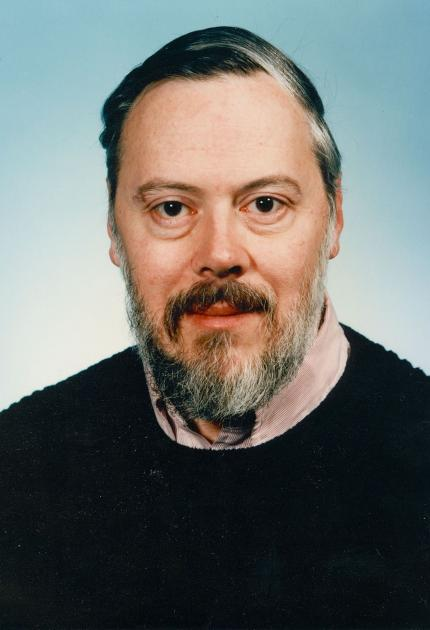
#> input picture Ritchie.jpg, 430 x 630 px
$ jupyter execute --allow-errors Data1.ipynb
#> lines starting #> are read from the running program, lines starting #| are printed output that depends on the picture
[cell 1]
i = 0
my_list = []
with open('finservices.txt', 'r') as file:
#> (reads finservices.txt from the repository)
    for line in file.readlines():
        my_list.append(line.replace(" ", ""))
        # [16 lines of commented-out code are left out]
    fr = my_list[8].split('|')
    fr1 = fr[3].split(';')
    fr2 = fr1[1].replace('1m', '')

    frd = my_list[5].split('|')
    print(frd[1].split('1m'))
    frd1 = frd[1].split('1m')
    print(frd1[1])
    # frd2 = fr1[1].replace('1m', '')

[cell 2]
def read_log_file():
    filename = 'finservices.txt'
    file_list = []
    with open(filename, 'r') as file:
        for file_line in file.readlines():
            file_list.append(file_line.replace(" ", ""))
    return file_list

[cell 3]
def service_title():
    return 'Finacle Services Administration'

[cell 4]
def service_status_time():
     service_log = read_log_file()[2].split('|')
     return service_log.replace('FinacleServicesAdministration','')

[cell 5]
def show_service_time():
    service_status = service_status_time()
    return f'{service_status[:3]} {service_status[3:6]} {service_status[6:8]} {service_status[8:16]} {service_status[16:19]} {service_status[19:]}'

#> (a cell that did not finish here is left out)

[cell 7]
import pyodbc

[cell 8]
import pyodbc
username='datascience'
password='datascience'
database='DATASCIENCE'
port='1433'
TDS_Version='8.0'
# server='localhost\SQLSERVER2019'
server='10.231.145.187\SQLEXPRESS'
driver='FreeTDS'

#> (the rest of this cell did not finish here and is left out)

[cell 9]
from PIL import Image
img = Image.open('Ritchie.jpg').convert('L')
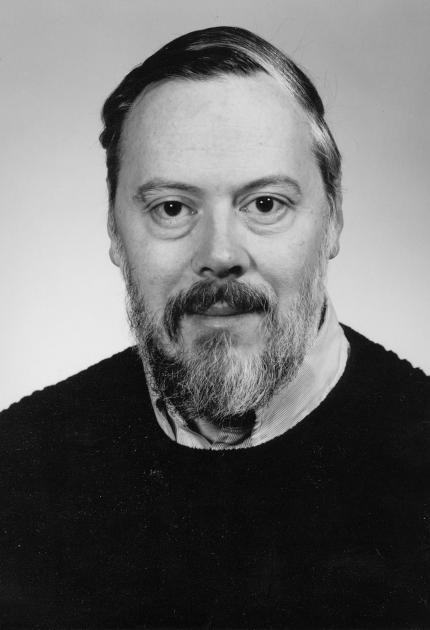
#> img: PIL image 430x630 L; min 0, max 243, mean 109.6
img.save('richie.png')
